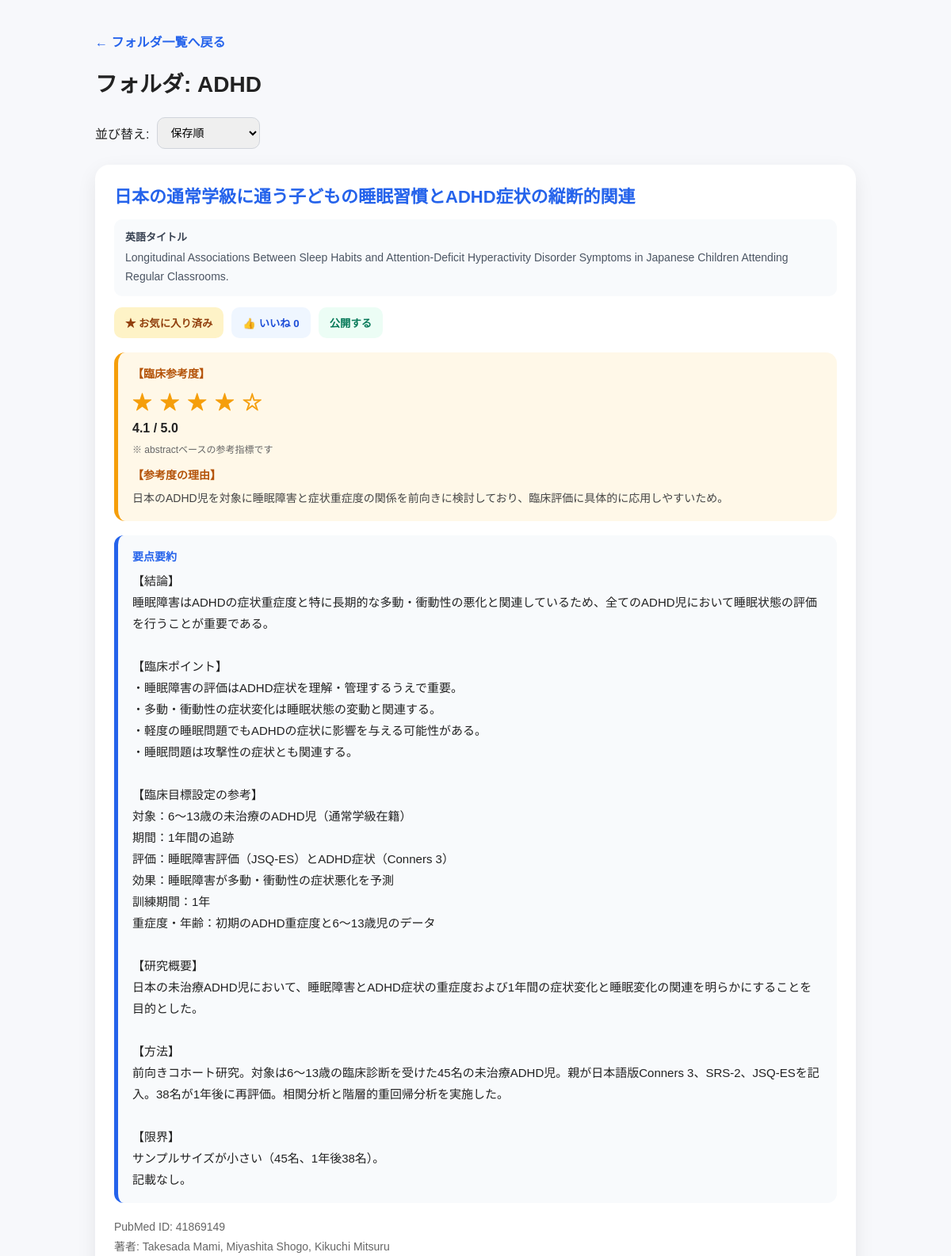
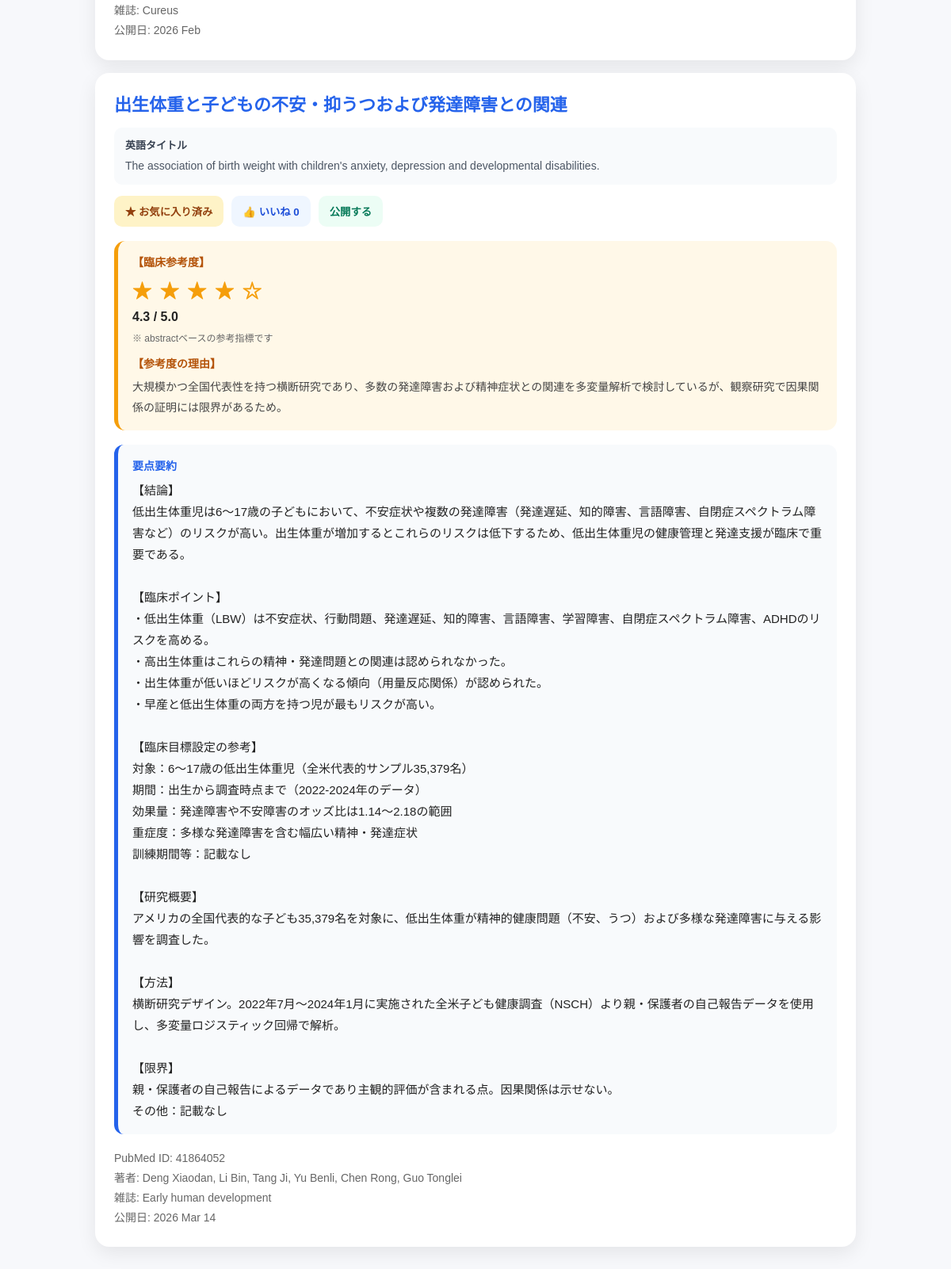
The app's page /saved/ADHD (signed in) with its own data (2 pictures, top to bottom).
### tables this page shows
CREATE TABLE saved_papers (
            id INTEGER PRIMARY KEY AUTOINCREMENT,
            user_id INTEGER,
            pubmed_id TEXT NOT NULL,
            title TEXT,
            jp_title TEXT DEFAULT '',
            authors TEXT,
            journal TEXT,
            pubdate TEXT,
            abstract TEXT,
            jp TEXT,
            summary_jp TEXT,
            clinical_score TEXT DEFAULT '',
            clinical_reason TEXT DEFAULT '',
            folder_name TEXT DEFAULT '',
            is_favorite INTEGER DEFAULT 0,
            likes INTEGER DEFAULT 0,
            is_public INTEGER DEFAULT 0,
            created_at TIMESTAMP DEFAULT CURRENT_TIMESTAMP,
            FOREIGN KEY (user_id) REFERENCES users(id)
        );

### main.py (the view)
@app.get("/saved/{folder_name}")
def saved_folder(request: Request, folder_name: str, sort: str = "saved"):
    current_user = get_current_user(request)
    current_user_id = current_user["id"] if current_user else None
    papers = get_saved_papers_by_folder(folder_name, user_id=current_user_id)
    if sort == "score":
        papers = sorted(
            papers,
            key=lambda x: float(x.get("clinical_score") or 0),
            reverse=True
        )
    elif sort == "favorite":
        papers = sorted(
            papers,
            key=lambda x: (int(x.get("is_favorite") or 0), x.get("created_at", "")),
            reverse=True
        )
    else:
        papers = sorted(
            papers,
            key=lambda x: x.get("created_at", ""),
            reverse=True
        )
    return templates.TemplateResponse(
        "saved_folder.html",
        {
            "request": request,
            "folder_name": folder_name,
            "papers": papers,
            "sort": sort,
        }
    )

### templates/saved_folder.html (shortened to what this page needs)
<!DOCTYPE html>
<html lang="ja">
<head>
</head>
<body>
    <div class="container">
        <a href="/saved" class="top-link">← フォルダ一覧へ戻る</a>
        <h1>フォルダ: {{ folder_name }}</h1>
        <div class="sort-box">
            <form method="get" action="/saved/{{ folder_name }}" class="sort-form">
                <label for="sort">並び替え:</label>
                <select name="sort" id="sort" class="sort-select" onchange="this.form.submit()">
                    <option value="saved" {% if sort == "saved" %}selected{% endif %}>保存順</option>
                </select>
            </form>
        </div>
        {% if papers %}
            {% for paper in papers %}
                <div class="paper-card">
                    <h2 class="paper-title">
                        <a href="/paper?id={{ paper.pubmed_id }}">
                            {{ paper.jp_title or paper.title }}
                        </a>
                    </h2>
                    {% if paper.jp_title %}
                    <div class="english-title-box">
                        <div class="english-title-label">英語タイトル</div>
                        <div class="english-title-text">{{ paper.title }}</div>
                    </div>
                    {% endif %}
                    <div class="action-row">
                        <button
                            type="button"
                            class="favorite-button {% if paper.is_favorite %}active{% endif %}"
                            onclick="toggleFavorite('{{ paper.pubmed_id }}', this)"
                        >
                            {% if paper.is_favorite %}
                                ★ お気に入り済み
                            {% else %}
                                ☆ お気に入りに追加
                            {% endif %}
                        </button>
                        <button
                            type="button"
                            class="like-button"
                            data-pubmed-id="{{ paper.pubmed_id }}"
                            onclick="addLike('{{ paper.pubmed_id }}', this)"
                        >
                            👍 いいね <span class="like-count">{{ paper.likes or 0 }}</span>
                        </button>
                        <button
                            type="button"
                            class="public-button {% if paper.is_public %}active{% endif %}"
                            onclick="togglePublic('{{ paper.pubmed_id }}', this)"
                        >
                            {% if paper.is_public %}
                                公開中
                            {% else %}
                                公開する
                            {% endif %}
                        </button>
                    </div>
                    {% if paper.clinical_score %}
                    <div class="score-box">
                        <div class="score-label">【臨床参考度】</div>
                        <div class="score-stars">
                            {% set score = paper.clinical_score|float %}
                            {% if score >= 0.5 %}★ {% else %}☆ {% endif %}
                            {% if score >= 1.5 %}★ {% else %}☆ {% endif %}
                            {% if score >= 2.5 %}★ {% else %}☆ {% endif %}
                            {% if score >= 3.5 %}★ {% else %}☆ {% endif %}
                            {% if score >= 4.5 %}★{% else %}☆{% endif %}
                        </div>
                        <div class="score-number">{{ paper.clinical_score }} / 5.0</div>
                        <div class="score-note">※ abstractベースの参考指標です</div>
                        {% if paper.clinical_reason %}
                        <div class="score-reason-title">【参考度の理由】</div>
                        <div class="score-reason">{{ paper.clinical_reason }}</div>
                        {% endif %}
                    </div>
                    {% endif %}
                    {% if paper.summary_jp %}
                    <div class="summary-box">
                        <div class="summary-label">要点要約</div>
                        <div class="summary-text">{{ paper.summary_jp }}</div>
                    </div>
                    {% endif %}
                    <div class="meta">
                        <div>PubMed ID: {{ paper.pubmed_id }}</div>
                        <div>著者: {{ paper.authors }}</div>
                        <div>雑誌: {{ paper.journal }}</div>
                        <div>公開日: {{ paper.pubdate }}</div>
                    </div>
                </div>
            {% endfor %}
        {% else %}
            <div class="empty-card">
                このフォルダにはまだ論文がありません。
            </div>
        {% endif %}
    </div>
</body>
</html>

### templates/saved_folder.html (style rules this page uses)
body { font-family: sans-serif; background: #f7f8fb; color: #222; margin: 0; padding: 40px 16px; }
.container { max-width: 960px; margin: 0 auto; }
.top-link { display: inline-block; margin-bottom: 20px; color: #2563eb; text-decoration: none; font-weight: 600; }
h1 { margin-top: 0; margin-bottom: 24px; font-size: 28px; }
.sort-box { margin-bottom: 20px; }
.sort-form { display: flex; gap: 10px; align-items: center; flex-wrap: wrap; }
.sort-select { padding: 10px 12px; border: 1px solid #d1d5db; border-radius: 10px; font-size: 14px; }
.paper-card { background: white; border-radius: 18px; padding: 24px; margin-bottom: 16px; box-shadow: 0 8px 24px rgba(0, 0, 0, 0.08); }
.paper-title { margin: 0; font-size: 22px; line-height: 1.5; }
.paper-title a { color: #2563eb; text-decoration: none; }
.action-row { margin-top: 14px; display: flex; gap: 10px; flex-wrap: wrap; }
.favorite-button { border: none; background: #fff7ed; color: #c2410c; padding: 10px 14px; border-radius: 10px; font-weight: bold; cursor: pointer; }
.favorite-button.active { background: #fef3c7; color: #92400e; }
.like-button { border: none; background: #eff6ff; color: #1d4ed8; padding: 10px 14px; border-radius: 10px; font-weight: bold; cursor: pointer; }
.public-button { border: none; background: #ecfdf5; color: #047857; padding: 10px 14px; border-radius: 10px; font-weight: bold; cursor: pointer; }
.score-box { margin-top: 18px; background: #fff8e8; border-radius: 14px; padding: 16px 18px; border-left: 5px solid #f59e0b; }
.score-label { font-size: 14px; font-weight: 700; color: #b45309; margin-bottom: 8px; }
.score-stars { font-size: 24px; letter-spacing: 2px; color: #f59e0b; font-weight: bold; }
.score-number { margin-top: 8px; font-size: 16px; font-weight: 700; }
.score-reason-title { margin-top: 14px; font-size: 14px; font-weight: 700; color: #b45309; }
.score-reason { margin-top: 8px; font-size: 14px; line-height: 1.8; color: #444; white-space: pre-wrap; }
.score-note { margin-top: 8px; font-size: 12px; color: #666; }
.summary-box { margin-top: 18px; background: #f8fafc; border-left: 5px solid #2563eb; border-radius: 12px; padding: 16px 18px; }
.summary-label { font-size: 14px; font-weight: 700; color: #2563eb; margin-bottom: 8px; }
.summary-text { white-space: pre-wrap; line-height: 1.8; font-size: 15px; }
.meta { margin-top: 18px; color: #666; font-size: 14px; line-height: 1.8; }
.english-title-box { margin-top: 12px; background: #f8fafc; border-radius: 10px; padding: 12px 14px; }
.english-title-label { font-size: 13px; font-weight: 700; color: #374151; margin-bottom: 6px; }
.english-title-text { font-size: 14px; line-height: 1.7; color: #4b5563; word-break: break-word; }

### records on screen
saved_papers: jp_title "日本の通常学級に通う子どもの睡眠習慣とADHD症状の縦断的関連", title "Longitudinal Associations Between Sleep Habits and Attention-Deficit Hyperactivity Disorder Symptoms in Japanese Children Attending Regular Classrooms.", is_favorite "★ お気に入り済み", likes "0", is_public "公開する", clinical_score "4.1", clinical_reason "日本のADHD児を対象に睡眠障害と症状重症度の関係を前向きに検討しており、臨床評価に具体的に応用しやすいため。", summary_jp "【結論】 睡眠障害はADHDの症状重症度と特に長期的な多動・衝動性の悪化と関連しているため、全てのADHD児において睡眠状態の評価を行うことが重要である。 【臨床ポイント】 ・睡眠障害の評価はADHD症状を理解・管理するうえで重要。 ・多動・衝動性の症状変化は睡眠状態の変動と関連する。 ・軽度の睡眠問題でもADHDの症状に影響を与える可能性がある。 ・睡眠問題は攻撃性の症状とも関連する。 【臨床目標設定の参考】 対象：6～13歳の未治療のADHD児（通常学級在籍） 期間：1年間の追跡 評価：睡眠障害評価（JSQ-ES）とADHD症状（Conners 3） 効果：睡眠障害が多動・衝動性の症状悪化を予測 訓練期間：1年 重症度・年齢：初期のADHD重症度と6〜13歳児のデータ 【研究概要】 日本の未治療ADHD児において、睡眠障害とADHD症状の重症度および1年間の症状変化と睡眠変化の関連を明らかにすることを目的とした。 【方法】 前向きコホート研究。対象は6～13歳の臨床診断を受けた45名の未治療ADHD児。親が日本語版Conners 3、SRS-2、JSQ-ESを記入。38名が1年後に再評価。相関分析と階層的重回帰分析を実施した。 【限界】 サンプルサイズが小さい（45名、1年後38名）。 記載なし。", pubmed_id "41869149", authors "Takesada Mami, Miyashita Shogo, Kikuchi Mitsuru", journal "Cureus", pubdate "2026 Feb"
saved_papers: jp_title "出生体重と子どもの不安・抑うつおよび発達障害との関連", title "The association of birth weight with children's anxiety, depression and developmental disabilities.", is_favorite "★ お気に入り済み", likes "0", is_public "公開する", clinical_score "4.3", clinical_reason "大規模かつ全国代表性を持つ横断研究であり、多数の発達障害および精神症状との関連を多変量解析で検討しているが、観察研究で因果関係の証明には限界があるため。", summary_jp "【結論】 低出生体重児は6〜17歳の子どもにおいて、不安症状や複数の発達障害（発達遅延、知的障害、言語障害、自閉症スペクトラム障害など）のリスクが高い。出生体重が増加するとこれらのリスクは低下するため、低出生体重児の健康管理と発達支援が臨床で重要である。 【臨床ポイント】 ・低出生体重（LBW）は不安症状、行動問題、発達遅延、知的障害、言語障害、学習障害、自閉症スペクトラム障害、ADHDのリスクを高める。 ・高出生体重はこれらの精神・発達問題との関連は認められなかった。 ・出生体重が低いほどリスクが高くなる傾向（用量反応関係）が認められた。 ・早産と低出生体重の両方を持つ児が最もリスクが高い。 【臨床目標設定の参考】 対象：6〜17歳の低出生体重児（全米代表的サンプル35,379名） 期間：出生から調査時点まで（2022-2024年のデータ） 効果量：発達障害や不安障害のオッズ比は1.14〜2.18の範囲 重症度：多様な発達障害を含む幅広い精神・発達症状 訓練期間等：記載なし 【研究概要】 アメリカの全国代表的な子ども35,379名を対象に、低出生体重が精神的健康問題（不安、うつ）および多様な発達障害に与える影響を調査した。 【方法】 横断研究デザイン。2022年7月〜2024年1月に実施された全米子ども健康調査（NSCH）より親・保護者の自己報告データを使用し、多変量ロジスティック回帰で解析。 【限界】 親・保護者の自己報告によるデータであり主観的評価が含まれる点。因果関係は示せない。 その他：記載なし", pubmed_id "41864052", authors "Deng Xiaodan, Li Bin, Tang Ji, Yu Benli, Chen Rong, Guo Tonglei", journal "Early human development", pubdate "2026 Mar 14"

### other values on screen
{{ folder_name }} "ADHD"
